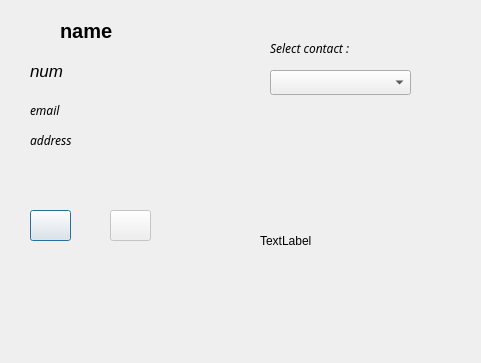
<?xml version="1.0" encoding="UTF-8"?>
<ui version="4.0">
 <class>AppelDialog</class>
 <widget class="QDialog" name="AppelDialog">
  <property name="geometry">
   <rect>
    <x>0</x>
    <y>0</y>
    <width>481</width>
    <height>363</height>
   </rect>
  </property>
  <property name="windowTitle">
   <string>Dialog</string>
  </property>
  <widget class="QLabel" name="name">
   <property name="geometry">
    <rect>
     <x>60</x>
     <y>10</y>
     <width>61</width>
     <height>41</height>
    </rect>
   </property>
   <property name="font">
    <font>
     <family>Ubuntu</family>
     <pointsize>15</pointsize>
     <italic>false</italic>
     <bold>true</bold>
    </font>
   </property>
   <property name="text">
    <string>name</string>
   </property>
  </widget>
  <widget class="QComboBox" name="comboBox">
   <property name="geometry">
    <rect>
     <x>270</x>
     <y>70</y>
     <width>141</width>
     <height>25</height>
    </rect>
   </property>
  </widget>
  <widget class="QLabel" name="label">
   <property name="geometry">
    <rect>
     <x>270</x>
     <y>40</y>
     <width>91</width>
     <height>17</height>
    </rect>
   </property>
   <property name="font">
    <font>
     <family>Ubuntu Condensed</family>
     <italic>true</italic>
    </font>
   </property>
   <property name="text">
    <string>Select contact :</string>
   </property>
  </widget>
  <widget class="QPushButton" name="call_button">
   <property name="enabled">
    <bool>true</bool>
   </property>
   <property name="geometry">
    <rect>
     <x>30</x>
     <y>210</y>
     <width>41</width>
     <height>31</height>
    </rect>
   </property>
   <property name="autoFillBackground">
    <bool>false</bool>
   </property>
   <property name="text">
    <string/>
   </property>
   <property name="icon">
    <iconset>
     <normaloff>Call.png</normaloff>Call.png</iconset>
   </property>
   <property name="iconSize">
    <size>
     <width>30</width>
     <height>30</height>
    </size>
   </property>
  </widget>
  <widget class="QPushButton" name="uncall_button">
   <property name="enabled">
    <bool>false</bool>
   </property>
   <property name="geometry">
    <rect>
     <x>110</x>
     <y>210</y>
     <width>41</width>
     <height>31</height>
    </rect>
   </property>
   <property name="text">
    <string/>
   </property>
   <property name="icon">
    <iconset>
     <normaloff>Uncall.png</normaloff>Uncall.png</iconset>
   </property>
   <property name="iconSize">
    <size>
     <width>30</width>
     <height>30</height>
    </size>
   </property>
  </widget>
  <widget class="QLabel" name="timerLabel">
   <property name="geometry">
    <rect>
     <x>60</x>
     <y>280</y>
     <width>291</width>
     <height>41</height>
    </rect>
   </property>
   <property name="text">
    <string/>
   </property>
  </widget>
  <widget class="QLabel" name="tel">
   <property name="geometry">
    <rect>
     <x>30</x>
     <y>50</y>
     <width>131</width>
     <height>41</height>
    </rect>
   </property>
   <property name="font">
    <font>
     <family>Ubuntu</family>
     <pointsize>13</pointsize>
     <italic>true</italic>
     <bold>false</bold>
    </font>
   </property>
   <property name="text">
    <string>num</string>
   </property>
  </widget>
  <widget class="QLabel" name="email">
   <property name="geometry">
    <rect>
     <x>30</x>
     <y>90</y>
     <width>131</width>
     <height>41</height>
    </rect>
   </property>
   <property name="font">
    <font>
     <family>Yrsa</family>
     <pointsize>9</pointsize>
     <italic>true</italic>
     <bold>false</bold>
    </font>
   </property>
   <property name="text">
    <string>email</string>
   </property>
  </widget>
  <widget class="QLabel" name="address">
   <property name="geometry">
    <rect>
     <x>30</x>
     <y>120</y>
     <width>131</width>
     <height>41</height>
    </rect>
   </property>
   <property name="font">
    <font>
     <family>Yrsa</family>
     <pointsize>9</pointsize>
     <italic>true</italic>
     <bold>false</bold>
    </font>
   </property>
   <property name="text">
    <string>address</string>
   </property>
  </widget>
  <widget class="QLabel" name="label_2">
   <property name="geometry">
    <rect>
     <x>260</x>
     <y>200</y>
     <width>151</width>
     <height>81</height>
    </rect>
   </property>
   <property name="text">
    <string>TextLabel</string>
   </property>
  </widget>
 </widget>
 <resources/>
 <connections/>
</ui>
